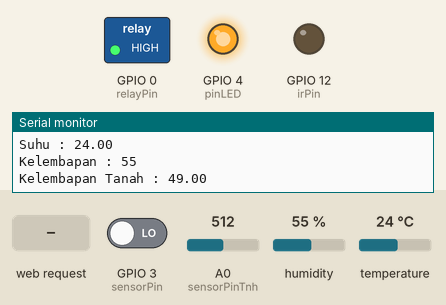
Bench run of a sketch on a simulated ESP8266 (NodeMCU). Shown: switched loads named in the sketch (green lamp = pin HIGH), output pins drawn as LEDs (lit = HIGH), the last lines printed to the serial monitor. The inputs (shaded band) are chosen by the test bench; at power-on: GPIO 3 (sensorPin) LOW, A0 (sensorPinTnh) = 512, humidity 55 %, temperature 24 °C. WiFi joins after 1.5 s; servers stay silent unless stated.

Above: at 4.2 s.
4.3 s: HTTP request GET /L received
At 5.2 s:
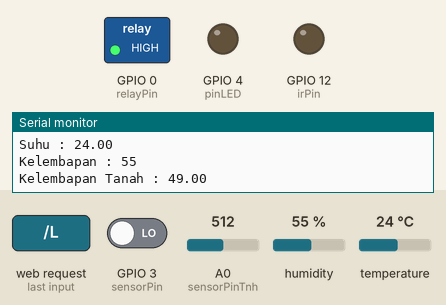
7.4 s: HTTP request GET /wOn received
At 8.4 s:
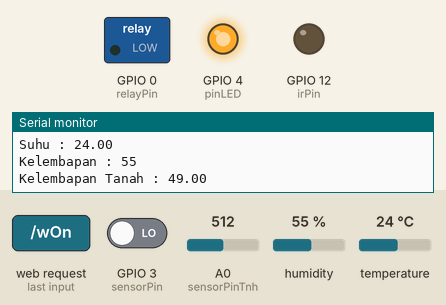
9.3 s: HTTP request GET /L received
At 11.4 s:
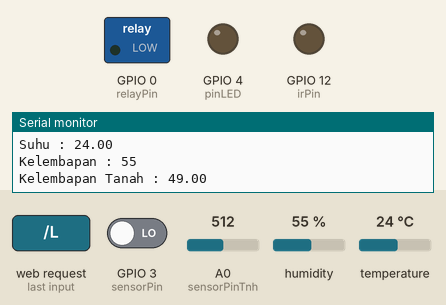
13.1 s: HTTP request GET /wOff received
At 14.7 s:
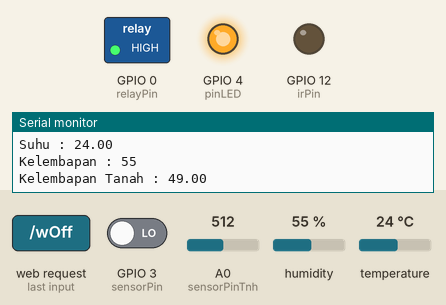
Timing chart, 0 to 16.0 s (numbered marks = the images above; inputs shaded):
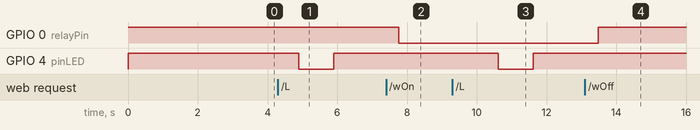

Measured:
- after the input at 4.3 s, GPIO 4 (pinLED): HIGH → LOW after 0.60 s, → HIGH 1.0 s later
- after the input at 7.4 s, GPIO 0 (relayPin): HIGH → LOW after 0.36 s
- after the input at 9.3 s, GPIO 4 (pinLED): HIGH → LOW after 1.3 s, → HIGH 1.0 s later
- after the input at 13.1 s, GPIO 0 (relayPin): LOW → HIGH after 0.38 s

The sketch:

sensor_green_house.ino
```cpp
#include "DHT.h"
#include <ESP8266WiFi.h>
#include <ESP8266HTTPClient.h>
#include <ESP8266WebServer.h>

#define DHTPIN 5
#define DHTTYPE DHT11
#define pinLED 4
#define KELEMBAPAN_MIN 30
#define WAKTU_POMPA 5000
#define irPin 12

DHT dht(DHTPIN, DHTTYPE);
ESP8266WebServer espServer(8080);

const char* ssid = "Patungan Yaa";
const char* password = "HanyaRindu";

const char* server = "192.168.100.115";
const int sensorPin = 3;
int sensorPinTnh = A0;
const int relayPin = 0;

void setup() {
  // put your setup code here, to run once:

  Serial.begin(9600);

  pinMode(sensorPin, INPUT);
  pinMode(pinLED, OUTPUT);
  pinMode(relayPin, OUTPUT);
  pinMode(irPin, OUTPUT);

  digitalWrite(relayPin, HIGH);
  WiFi.hostname("NodeMCU");
  WiFi.begin(ssid, password);

  while(WiFi.status() != WL_CONNECTED)
  {
    digitalWrite(pinLED, HIGH);
    delay(3000);
    digitalWrite(pinLED, LOW);

  }
  Serial.println("Connected to WiFi");
  Serial.println(WiFi.localIP()); // Get the IP address

  // Define the routes
  espServer.on("/H", []() {
    digitalWrite(pinLED, HIGH);
    espServer.send(200, "text/plain", "LED ON");
  });

  espServer.on("/L", []() {
    digitalWrite(pinLED, LOW);
    espServer.send(200, "text/plain", "LED OFF");
  });

  espServer.on("/wOn", []() {
    digitalWrite(relayPin, LOW);
    espServer.send(200, "text/plain", "Water On");
  });

  espServer.on("/wOff", []() {
    digitalWrite(relayPin, HIGH);
    espServer.send(200, "text/plain", "Water Off");
  });

  // Serial.println("Koneksi berhasil");
  // dht.begin();
  // Start the server
  espServer.begin();
}

void loop() {
  // put your main code here, to run repeatedly:

  //   digitalWrite(relayPin, LOW); // LOW mengaktifkan relay (menghubungkan NO)
  // delay(5000); // Pompa hidup selama 5 detik


  //   digitalWrite(relayPin, HIGH); // HIGH mematikan relay/
  // delay(5000); // Pompa mati selama 5 detik
  int sensorValue = digitalRead(sensorPin);
  int sensorValueTnh = analogRead(sensorPinTnh);
  float kelembapanTnh = map(sensorValueTnh, 1023, 0, 0, 100);

  // if (kelembapanTnh < KELEMBAPAN_MIN) {
  //   Serial.println("Kelembapan tanah rendah. Menyalakan pompa...");
  //   digitalWrite(relayPin, LOW);  // LOW mengaktifkan relay
  //   delay(WAKTU_POMPA);           // Pompa hidup selama 5 detik
  //   digitalWrite(relayPin, HIGH); // Matikan relay
  //   Serial.println("Pompa dimatikan.");
  // }

  Serial.print("Sensor Output: ");
  Serial.println(sensorValue);

 int irValue = digitalRead(irPin);  // Baca nilai sensor infrared
  if (irValue == LOW) {
  Serial.println("Objek terdeteksi");
  digitalWrite(pinLED, HIGH);  // Nyalakan LED jika objek terdeteksi
} else {
  Serial.println("Tidak ada objek");
  digitalWrite(pinLED, LOW);   // Matikan LED jika tidak ada objek
}

  float temp = dht.readTemperature();
  int hum = dht.readHumidity();

  Serial.println("Suhu : " + String(temp));
  Serial.println("Kelembapan : " + String(hum));
  Serial.println("Kelembapan Tanah : " + String(kelembapanTnh));

  WiFiClient wClient;
  const int httpPort = 8080;
  if(!wClient.connect(server, httpPort)){
    Serial.println("Gagal konek web");
    return;
  }

  String url;
  HTTPClient http;
  url = "http://" + String(server) + "/smart-green-house-web/public/simpan/" + String(temp) + "/" + String(hum) + "/" + String(kelembapanTnh);
  http.begin(wClient, url);
  http.GET();
  http.end();

  // Handle incoming requests
  espServer.handleClient();
  delay(1000);
}
```
